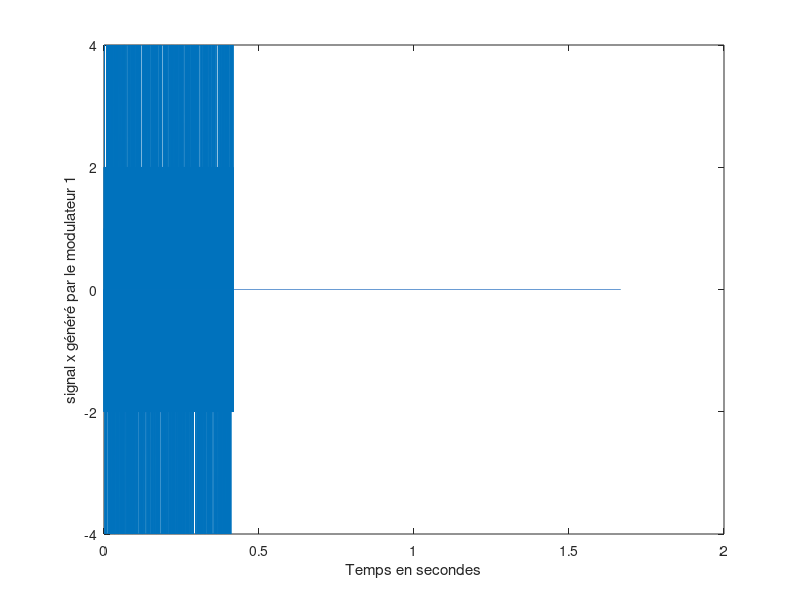
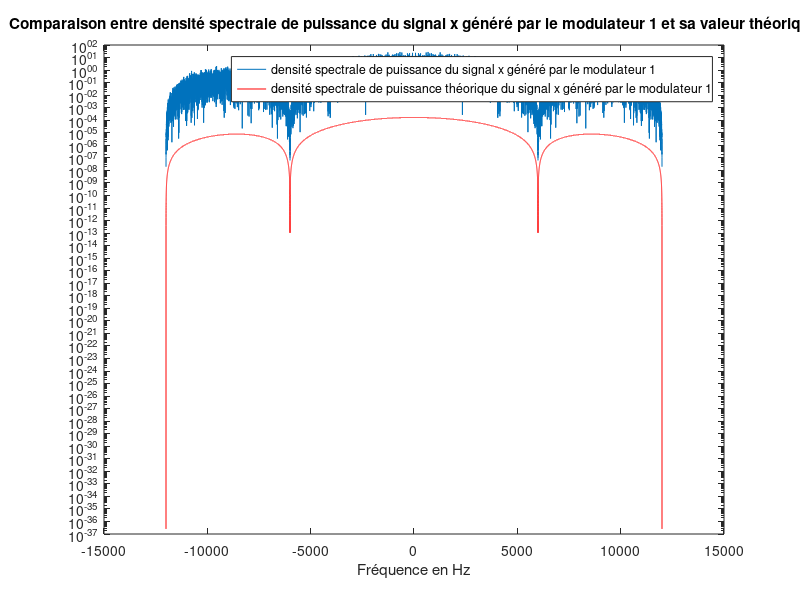
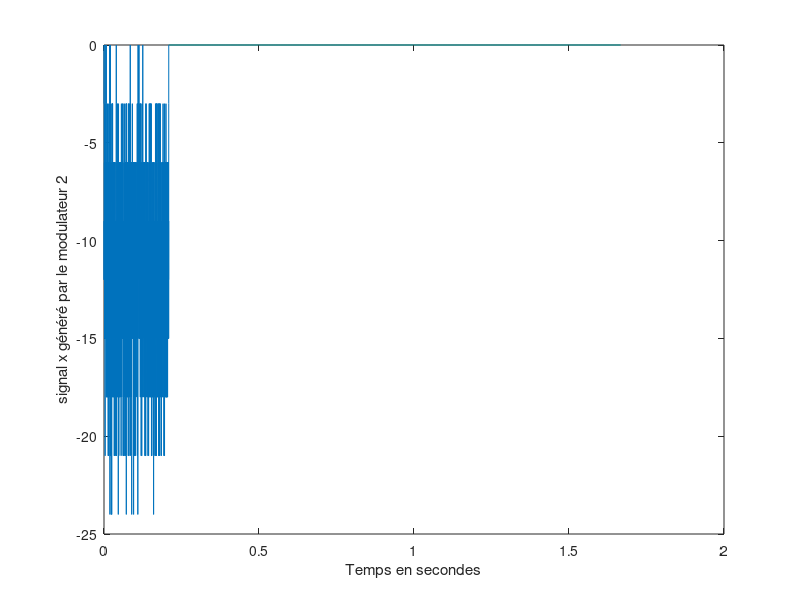
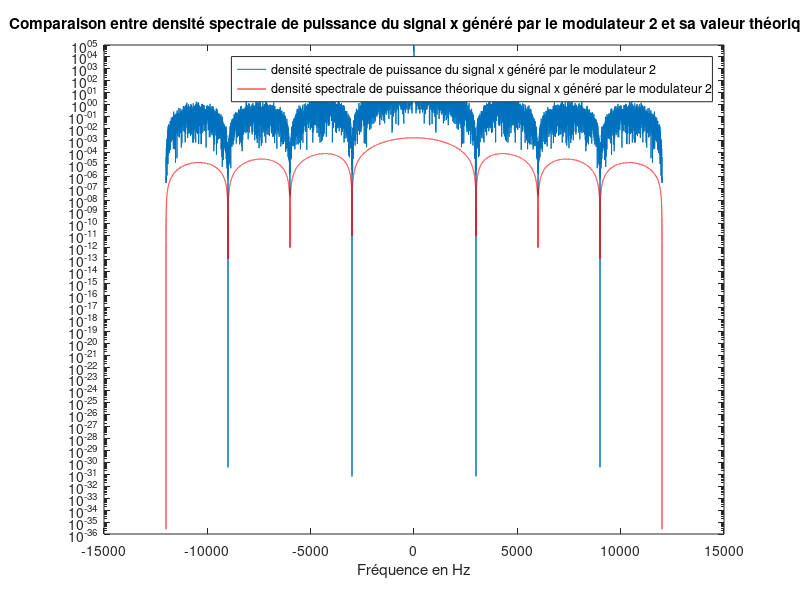

The MATLAB script that drew these images, in order: (Note: this script raises an error after producing the figures.)
%%%%%%%%%%%%%%%%%%%%%%%%%%%%%%%%%%%%%%%%%%%%%%%%%%%%%%%%%%%%%%%%

%Parametres du modulateur1
close all;
Fe = 24000; %Fréquence d'échantillonage
Te = 1/Fe; %Période d'échantillonage
Rb = 6000; %Débit du signal
M = 2;     %Nombre de symbole
Tb = 1 / Rb;
Rs = Rb / log2(M);
Ns = Fe/Rs; %Nombre de points pour représenter un bit
Ts = Ns*Te; %Période du signal
Fs = 1/Ts; %Fréquence des bits du signal
Bits = randi(2,10000,1)-2;
Bits(Bits == 0) = 1;
dirac = zeros(Ns*10000,1);
dirac(1)=Bits(1);
for k=2:10000
    dirac(k+Ns-1) = Bits(k);
end
h=ones(1,Ns);
x=filter(h,1,dirac);
Duree = length(Bits)/Rs; %Duree en secondes du signal
Ne = Ns*length(Bits); %Nombre de points échantillonés
Temps = 0:Duree/(Ne):Duree-1/Ne; %Echelle temporelle en secondes

figure;
plot(Temps,x);
xlabel('Temps en secondes');
ylabel('signal x généré par le modulateur 1');

%Génération de la densité spectrale de puissance de x
periodogramme_modulation_frequence_1 = (1/length(x))*abs(fft(x,length(x))).^2;
figure;
semilogy(linspace(-Fe/2,Fe/2,length(periodogramme_modulation_frequence_1)),fftshift(periodogramme_modulation_frequence_1));
xlabel("Fréquence en Hz");

hold on;
%Calcul théorique de la densité spectrale de puissance de x
f= linspace(-Fe/2,Fe/2,length(periodogramme_modulation_frequence_1));
Sx_theorique_1 = Ts*(sinc(Ts*f)).^2;
semilogy(f,Sx_theorique_1,'r');
legend('densité spectrale de puissance du signal x généré par le modulateur 1 ','densité spectrale de puissance théorique du signal x généré par le modulateur 1');
title('Comparaison entre densité spectrale de puissance du signal x généré par le modulateur 1 et sa valeur théorique');


%%%%%%%%%%%%%%%%%%%%%%%%%%%%%%%%%%%%%%%%%%%%%%%%%%%%%%%%%%%%%%%%%%%

%Parametres du modulateur2
Fe = 24000; %Fréquence d'échantillonage
Te = 1/Fe; %Période d'échantillonage
Rb = 6000; %Débit du signal
Tb = 1 / Rb;
M = 4;     %Nombre de symbole
Tb = 1 / Rb;
Rs = Rb / log2(M);
Ns = Fe/Rs; %Nombre de points pour représenter un bit
Ts = Ns*Te; %Période du signal
Fs = 1/Ts; %Fréquence des bits du signal
Bits = randi(2,10000,1)-2;
Bits = reshape(Bits,[5000,2]);
dirac1 = zeros(5000,1);
dirac1(Bits==[0 1])=-1;
dirac1(Bits==[1 0])=3;
dirac1(Bits==[1 1])=1;
dirac1(Bits==[0 0])=-3;

dirac = zeros(Ns*5000,1);
dirac(1)=dirac1(1);
for k=2:5000
    dirac(k+Ns-1) = dirac1(k);
end
h=ones(1,Ns);
x=filter(h,1,dirac);
Duree = length(Bits)/Rs; %Duree en secondes du signal
Ne = Ns*length(Bits); %Nombre de points échantillonés
Temps = 0:Duree/(Ne):Duree-Duree/Ne; %Echelle temporelle en secondes

figure;
plot(Temps,x);
xlabel('Temps en secondes');
ylabel('signal x généré par le modulateur 2');

%Génération de la densité spectrale de puissance de x
periodogramme_modulation_frequence_2 = (1/length(x))*abs(fft(x,length(x))).^2;
figure;
semilogy(linspace(-Fe/2,Fe/2,length(periodogramme_modulation_frequence_2)),fftshift(periodogramme_modulation_frequence_2));
xlabel("Fréquence en Hz");

hold on;

%Calcul théorique de la densité spectrale de puissance de x
f= linspace(-Fe/2,Fe/2,length(periodogramme_modulation_frequence_2));
Sx_theorique_2 = 5*Ts*(sinc(Ts*f)).^2;
semilogy(f,Sx_theorique_2,'r');
legend('densité spectrale de puissance du signal x généré par le modulateur 2','densité spectrale de puissance théorique du signal x généré par le modulateur 2');
title('Comparaison entre densité spectrale de puissance du signal x généré par le modulateur 2 et sa valeur théorique');

%%%%%%%%%%%%%%%%%%%%%%%%%%%%%%%%%%%%%%%%%%%%%%%%%%%%%%%%%

%Parametres des modulateur3
Fe = 24000; %Fréquence d'échantillonage
Te = 1/Fe; %Période d'échantillonage
Rb = 6000; %Débit du signal
Tb = 1 / Rb;
M = 2;     %Nombre de symbole
Tb = 1 / Rb;
Rs = Rb / log2(M);
Ns = Fe/Rs; %Nombre de points pour représenter un bit
Ts = Ns*Te; %Période du signal
Fs = 1/Ts; %Fréquence des bits du signal
Bits = randi(2,10000,1)-2;
Bits(Bits == 0) = 1;
Maping = Bits;
dirac = zeros(Ns*10000,1);
dirac(1)=Bits(1);
for k=2:10000
dirac(k+Ns-1) = Bits(k);
end
h=ones(1,Ns);
h(Ns/2+1:end)=-1;
x=filter(h,1,dirac);
Duree = length(Bits)/Rs; %Duree en secondes du signal
Ne = Ns*length(Bits); %Nombre de points échantillonés
Temps = 0:Duree/(Ne):Duree-1/Ne; %Echelle temporelle en secondes

figure;
plot(Temps,x);
xlabel('Temps en secondes');
ylabel('signal x généré par le modulateur 3');

%Génération de la densité spectrale de puissance de x
periodogramme_modulation_frequence_3 = (1/length(x))*abs(fft(x,length(x))).^2;
figure;
semilogy(linspace(-Fe/2,Fe/2,length(periodogramme_modulation_frequence_3)),fftshift(periodogramme_modulation_frequence_3));
xlabel("Fréquence en Hz");
hold on;

%Calcul théorique de la densité spectrale de puissance de x
f= linspace(-Fe/2,Fe/2,length(periodogramme_modulation_frequence_3));
Sx_theorique_3 = Ts*(sinc(Ts/2*f).*sin(pi*Ts/2*f)).^2;
semilogy(f,Sx_theorique_3,'r');
legend('densité spectrale de puissance du signal x généré par le modulateur 3','densité spectrale de puissance théorique du signal x généré par le modulateur 3');
title('Comparaison entre densité spectrale de puissance du signal x généré par le modulateur 3 et sa valeur théorique');

%%%%%%%%%%%%%%%%%%%%%%%%%%%%%%%%%%%%%%%%%%%%%%%%%%%%%%%%%

%Parametres des modulateur4
Fe = 24000; %Fréquence d'échantillonage
Te = 1/Fe; %Période d'échantillonage
Rb = 6000; %Débit du signal
Tb = 1 / Rb;
M = 2;     %Nombre de symbole
Tb = 1 / Rb;
Rs = Rb / log2(M);
Ns = Fe/Rs; %Nombre de points pour représenter un bit
Ts = Ns*Te; %Période du signal
Fs = 1/Ts; %Fréquence des bits du signal
Bits = randi(2,10000,1)-2;
Bits(Bits == 0) = 1;
Maping = Bits;
dirac = zeros(Ns*10000,1);
dirac(1)=Bits(1);
for k=2:10000
dirac(k+Ns-1) = Bits(k);
end
h=rcosdesign(0.5,8,Ns); 

x=filter(h,1,dirac);
Duree = length(Bits)/Rs; %Duree en secondes du signal
Ne = Ns*length(Bits); %Nombre de points échantillonés
Temps = 0:Duree/(Ne):Duree-1/Ne; %Echelle temporelle en secondes

figure;
plot(Temps,x);
xlabel('Temps en secondes');
ylabel('signal x généré par le modulateur 4');

%Génération de la densité spectrale de puissance de x
periodogramme_modulation_frequence_4 = (1/length(x))*abs(fft(x,length(x))).^2;
figure;
semilogy(linspace(-Fe/2,Fe/2,length(periodogramme_modulation_frequence_4)),fftshift(periodogramme_modulation_frequence_4));
xlabel("Fréquence en Hz");
hold on;

% Calcul théorique de la densité spectrale de puissance de x
f= linspace(-Fe/2,Fe/2,length(periodogramme_modulation_frequence_4));
Sx_theorique = 0.5*(1 + cos(pi*Ts/0.5*(abs(f)-(1-0.5)/2/Ts)));
Sx_theorique(length(Sx_theorique)/2-length(Sx_theorique)/4/Ns:length(Sx_theorique)/2+length(Sx_theorique)/4/Ns)=1;
Sx_theorique(length(Sx_theorique)/2+length(Sx_theorique)*3/4/Ns:end)=0;
Sx_theorique(1:length(Sx_theorique)/2-length(Sx_theorique)*3/4/Ns)=0;
semilogy(f,Sx_theorique,'r');
legend('densité spectrale de puissance du signal x généré par le modulateur 4','densité spectrale de puissance théorique du signal x généré par le modulateur 4');
title('Comparaison entre densité spectrale de puissance du signal x généré par le modulateur 4 et sa valeur théorique');

%%%%%%%%%%%%%%%%%%%%%%%%%%%%%%%%%%%%%%%%%%%%%%%%%%%%%%%%%%%%%%%%%%%%%%%%%%%%%%

% Tracage dans la meme figure les DSPs des signaux générés par les différents modulateurs
figure;
semilogy(linspace(-Fe/2,Fe/2,length(periodogramme_modulation_frequence_1)),fftshift(periodogramme_modulation_frequence_1));
xlabel("Fréquence en Hz");
hold on;
semilogy(linspace(-Fe/2,Fe/2,length(periodogramme_modulation_frequence_2)),fftshift(periodogramme_modulation_frequence_2));
semilogy(linspace(-Fe/2,Fe/2,length(periodogramme_modulation_frequence_3)),fftshift(periodogramme_modulation_frequence_3));
semilogy(linspace(-Fe/2,Fe/2,length(periodogramme_modulation_frequence_4)),fftshift(periodogramme_modulation_frequence_4));
legend('DSP de x généré par le modulateur_1','DSP de x généré par le modulateur_2','DSP de x généré par le modulateur_3','DSP de x généré par le modulateur_4');
title('Comparaison entre DSPs de x généré par les différents modulateurs' );

%%%%%%%%%%%%%%%%%%%%%%%%%%%%%%%%%%%%%%%%%%%%%%%%%%%%%%%%%%%%%%%%%%%%%%%%%%%%%%%